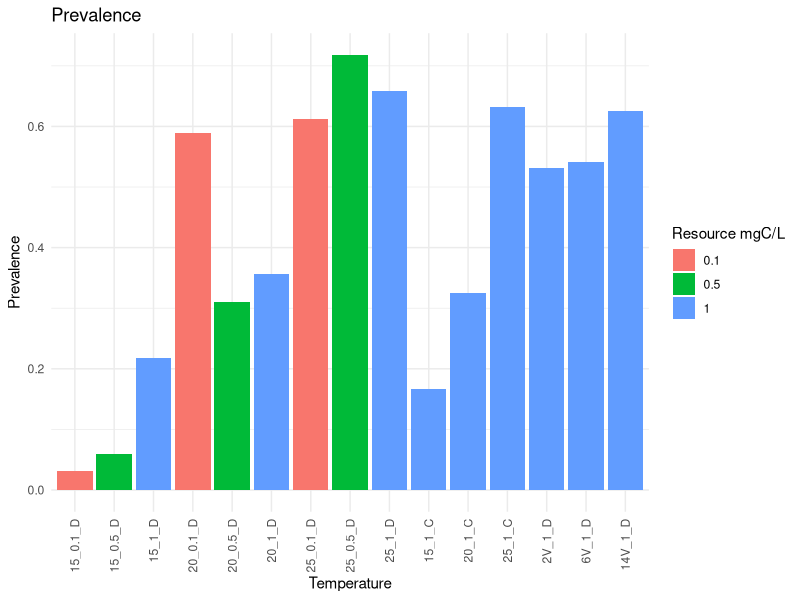
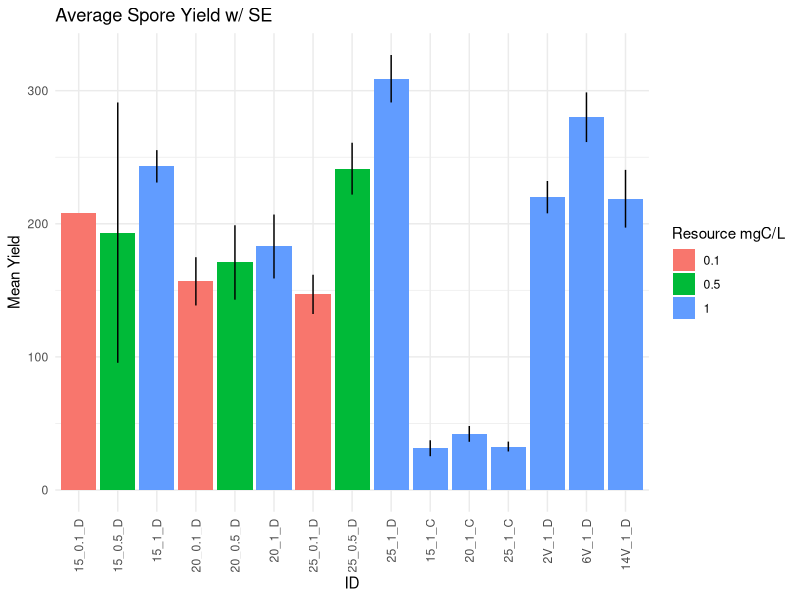
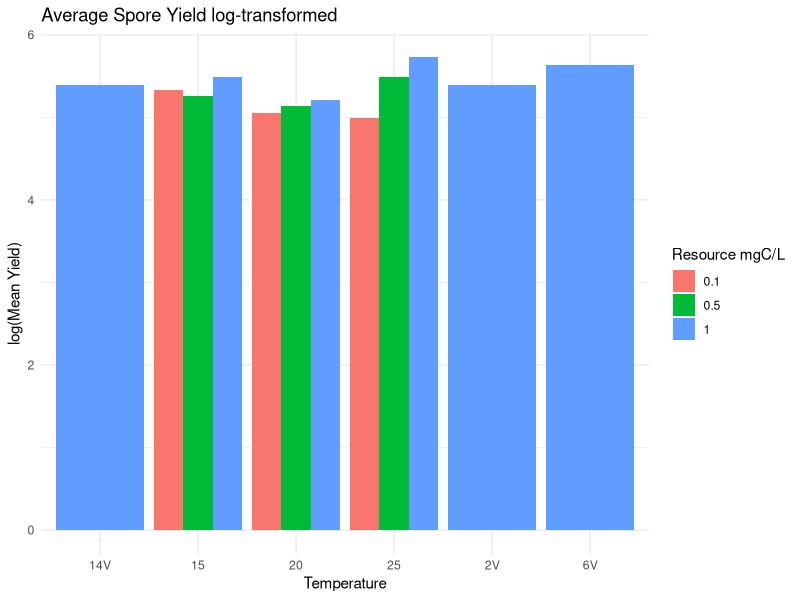
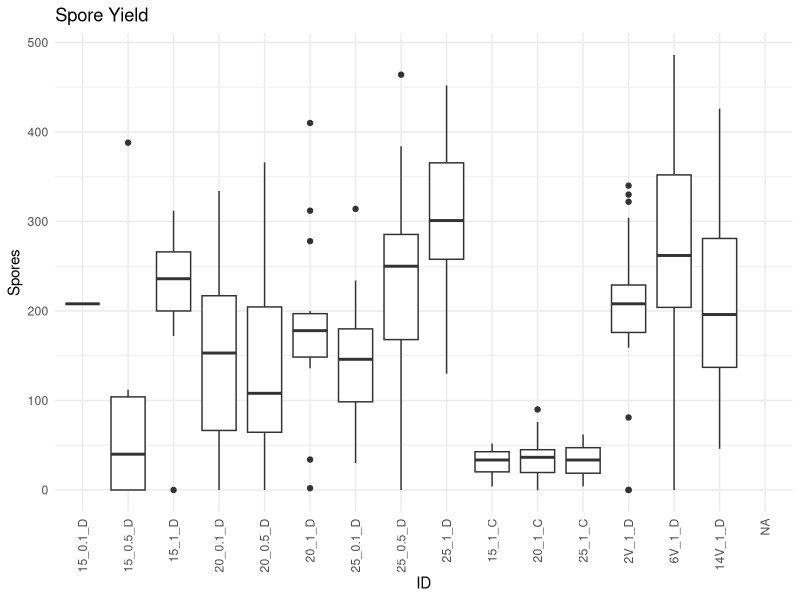
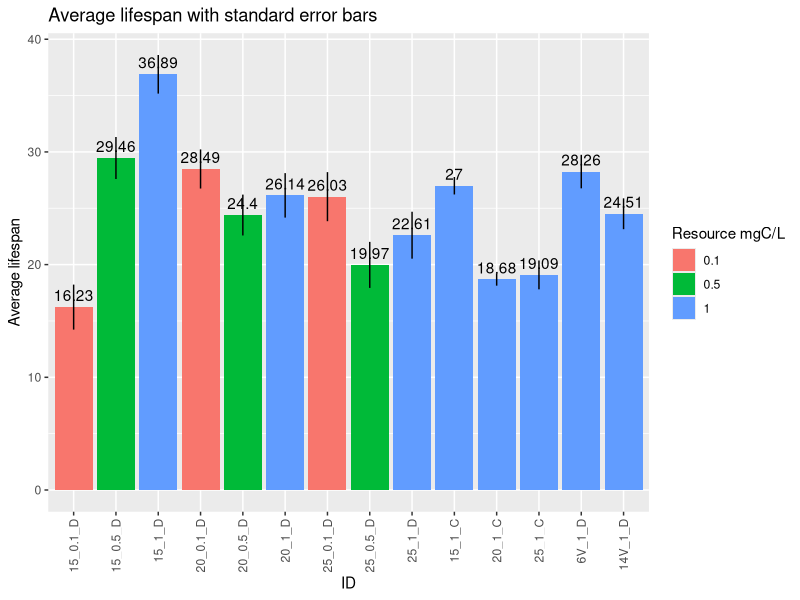

These charts were generated, in order, by the following R code:
## ---- chunk 1
knitr::opts_chunk$set(echo = TRUE)
knitr::opts_chunk$set(tidy.opts=list(width.cutoff=50),tidy=TRUE)
## ---- chunk 2
library(tidyverse)
library(magrittr)
library(lubridate)
library(here)
## ---- chunk 3
# treatments <- read_csv(here("raw_data/treatments.csv"))
# fitness <- read_csv(here("raw_data/fitness.csv"))
mort <- read_csv(here("raw_data/main_mort_data.csv"))
## ---- chunk 4
prev_threshold = 3125
## ---- chunk 5
mort %<>% mutate(ID = paste(temp, resource, species,sep = "_"))

newOrder <- c("15_0.1_D","15_0.5_D","15_1_D",
              "20_0.1_D","20_0.5_D","20_1_D",
              "25_0.1_D","25_0.5_D","25_1_D",
              "15_1_C","20_1_C","25_1_C",
              "2V_1_D","6V_1_D","14V_1_D")
mort$ID <- factor(mort$ID, levels = newOrder)

prevalence <- mort %>% drop_na(inf) #remove observations with NA for infection status

prevalence %<>% rename(.,infection_status = inf)

treatment_factors <- prevalence %>% dplyr::select(ID,temp,resource, species)
treatment_factors %<>% rename(.,temperature = temp)
treatment_factors %<>% distinct()
treatment_factors$ID <- factor(treatment_factors$ID, levels = newOrder)


prevalence %<>% group_by(ID) %>% summarize(n = n(), prev = sum(infection_status)/n())
prevalence %<>% left_join(.,treatment_factors)
prevalence %>% ggplot(.,aes(x=as.factor(ID),y=prev, fill=as.factor(resource))) +
  geom_col(position="dodge") + 
  labs(title = "Prevalence", fill = "Resource mgC/L", x = "Temperature", y = "Prevalence") + theme_minimal() +
  theme(axis.text.x = element_text(angle = 90, vjust = 0.5, hjust=1))
## ---- chunk 6
mort %<>% mutate(spore_yield = spore_RAW*(spore_water_added+1))

spores <- mort %>% filter(spore_yield>0) %>% group_by(ID) %>% 
  summarize(mean_yield = mean(spore_yield, na.rm=T), 
            # NAs removed but there should be no NAs after the filter
            var = var(spore_yield, na.rm = T), 
            se = sqrt(var(spore_yield, na.rm = T)/n()))
spores %<>% left_join(.,treatment_factors)
spores %>% ggplot(., aes(x=ID, y=mean_yield, fill=as.factor(resource))) + 
  geom_col(position="dodge") + 
  geom_linerange(aes(ymin = mean_yield-se, ymax = mean_yield+se)) +
  labs(title = "Average Spore Yield w/ SE", y = "Mean Yield", fill = "Resource mgC/L", x = "ID") + theme_minimal() +
  theme(axis.text.x = element_text(angle = 90, vjust = 0.5, hjust=1))
spores %>% ggplot(., aes(x=as.factor(temperature), y=log(mean_yield), fill=as.factor(resource))) + 
  geom_col(position="dodge") + 
  labs(title = "Average Spore Yield log-transformed", y = "log(Mean Yield)", fill = "Resource mgC/L", x = "Temperature") + theme_minimal()
mort %>% ggplot(., aes(x=ID, y=spore_yield)) + 
  geom_boxplot() + 
  labs(title = "Spore Yield", y = "Spores", x = "ID") + theme_minimal() +
  theme(axis.text.x = element_text(angle = 90, vjust = 0.5, hjust=1))
## ---- chunk 7
# spore_prev <- left_join(spores, prevalence)
# spore_prev %<>% mutate(.,potential = mean_yield*prev)
# spore_prev %>% ggplot(.,aes(x=ID, y=potential)) + geom_col()
## ---- chunk 8
lifespan <- mort %>% select(ID, mortality_day)
lifespan %<>% mutate(birth_day = "4/5/22")
#mdy(lifespan$birth_date)
lifespan %<>% transmute(ID=ID, birthday=mdy(birth_day), deathday=mdy(mortality_day))
lifespan %<>% mutate(span = deathday - birthday)
lifespan %<>% left_join(.,treatment_factors)


mean_span <- lifespan %>% group_by(ID) %>% summarize(mean_span = mean(span, na.rm=T),
                                                     var = var(span, na.rm = T),
                                                     se = sqrt(var(span, na.rm = T)/n()),
                                                     resource = unique(resource),
                                                     temperature = unique(temperature))

mean_span %<>% filter(ID!="2V_1_D")

mean_span %>% ggplot(.,aes(x=ID, y=as.numeric(mean_span), fill=as.factor(resource))) +
  geom_col(position="dodge") + 
  geom_linerange(aes(ymin = mean_span-se, ymax = mean_span+se)) +
  geom_text(aes(label=round(as.numeric(mean_span), digits = 2)), vjust = -0.5) +
  labs(title = "Average lifespan with standard error bars", y = "Average lifespan", fill = "Resource mgC/L") +
  theme(axis.text.x = element_text(angle = 90, vjust = 0.5, hjust=1))

# lifespan %>% drop_na() %>% ggplot(.,aes(x=as.factor(temperature), y = as.numeric(span), fill=as.factor(resource))) + geom_boxplot(position="dodge") + labs(title="avearge lifespan", x="temperature", y ="lifespan")
# 
# lifespan %>% drop_na() %>% ggplot(.,aes(x=ID, y = as.numeric(span), fill=as.factor(resource))) + geom_boxplot(position = "dodge") + 
#   stat_summary(geom="text", fun=quantile, aes(label=sprintf("%1.1f", ..y..), color=factor(ID)), position=position_nudge(y=0.35), size=3.5) + theme_minimal() + guides(color=F) + labs(title = "Host lifespan", y = "days", fill = "Resource mgC/L")
## ---- chunk 9
#rmarkdown::render(here('workshop/exploration_main.Rmd'), output_format = "pdf_document",output_file = here("main.pdf"))
